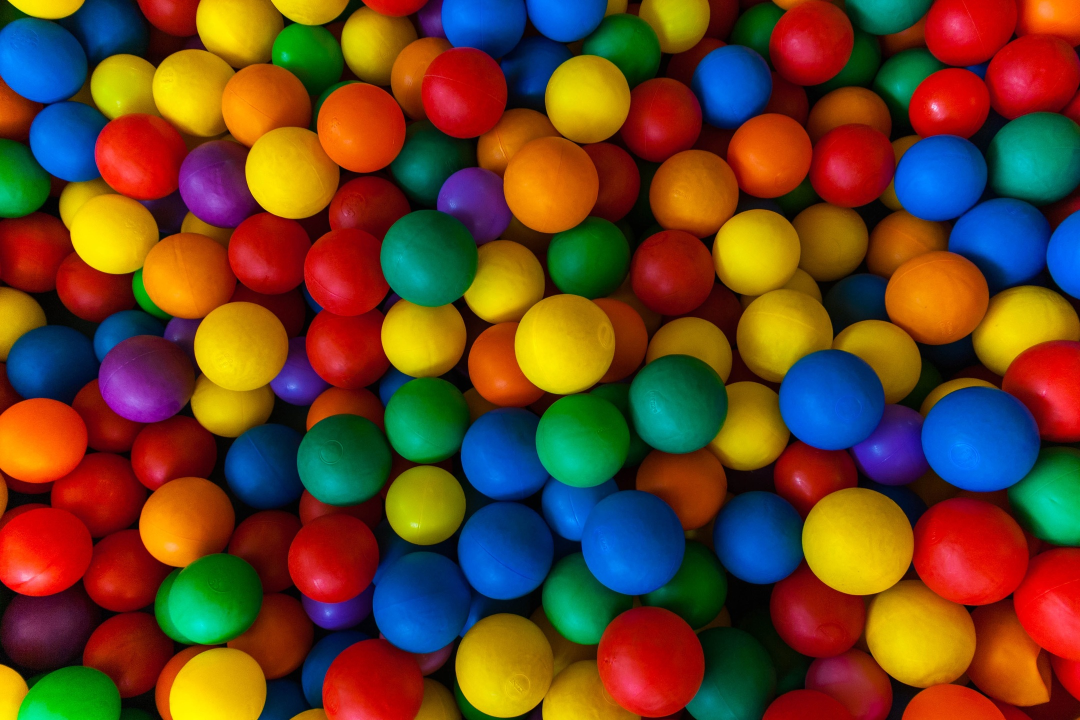
#> input picture detector/1.jpg, 2160 x 1440 px, given in place of 1.avi, which was not available (shown at 1/2 size)
$ python detector_multipleHSV.py
#> lines starting #> are read from the running program, lines starting #| are printed output that depends on the picture; after the words box and inside, x2 and y2 are one past the last pixel; in counts of white or black regions, pixels touching at a corner belong together; pictures that were not available may be replaced by others from this repository, and a replacement may not be noted
import numpy as np
import cv2

def nothing(x):
    pass

# Crear una ventana
cv2.namedWindow('Trackbars', cv2.WINDOW_NORMAL)
cv2.resizeWindow('Trackbars', 600, 400)  # Ajusta el tamaño de la ventana según tus necesidades

# Crear trackbars para ajustar los valores HSV
# HSV (Hue, Saturation, Value)

cv2.createTrackbar('H Lower', 'Trackbars', 0, 179, nothing)
cv2.createTrackbar('H Upper', 'Trackbars', 50, 179, nothing)
cv2.createTrackbar('S Lower', 'Trackbars', 80, 255, nothing)
cv2.createTrackbar('S Upper', 'Trackbars', 255, 255, nothing)
cv2.createTrackbar('V Lower', 'Trackbars', 100, 255, nothing)
cv2.createTrackbar('V Upper', 'Trackbars', 210, 255, nothing)

cv2.createTrackbar('H Lower Oscuros', 'Trackbars', 0, 179, nothing)
cv2.createTrackbar('H Upper Oscuros', 'Trackbars', 18, 179, nothing)
cv2.createTrackbar('S Lower Oscuros', 'Trackbars', 20, 255, nothing)
cv2.createTrackbar('S Upper Oscuros', 'Trackbars', 255, 255, nothing)
cv2.createTrackbar('V Lower Oscuros', 'Trackbars', 60, 255, nothing)
cv2.createTrackbar('V Upper Oscuros', 'Trackbars', 80, 255, nothing)

cv2.createTrackbar('H Lower Claros', 'Trackbars', 20, 179, nothing)
cv2.createTrackbar('H Upper Claros', 'Trackbars', 65, 179, nothing)
cv2.createTrackbar('S Lower Claros', 'Trackbars', 60, 255, nothing)
cv2.createTrackbar('S Upper Claros', 'Trackbars', 255, 255, nothing)
cv2.createTrackbar('V Lower Claros', 'Trackbars', 185, 255, nothing)
cv2.createTrackbar('V Upper Claros', 'Trackbars', 255, 255, nothing)


cv2.createTrackbar('Kernel x', 'Trackbars', 2, 20, nothing)
cv2.createTrackbar('Kernel y', 'Trackbars', 2, 20, nothing)

archivo = cv2.VideoCapture('1.avi')

paused = False

while(1):
    if not paused:
        _, imageFrame = archivo.read()
#> imageFrame is the input picture: shape (1440, 2160, 3); mean B, G, R 37.8, 67.7, 104.5

        hsvFrame = cv2.cvtColor(imageFrame, cv2.COLOR_BGR2HSV)
#> hsvFrame: shape (1440, 2160, 3); mean H, S, V 58.4, 241.9, 142.5

        # Leer los valores de las trackbars
        h_lower = cv2.getTrackbarPos('H Lower', 'Trackbars')
        s_lower = cv2.getTrackbarPos('S Lower', 'Trackbars')
        v_lower = cv2.getTrackbarPos('V Lower', 'Trackbars')

        h_upper = cv2.getTrackbarPos('H Upper', 'Trackbars')
        s_upper = cv2.getTrackbarPos('S Upper', 'Trackbars')
        v_upper = cv2.getTrackbarPos('V Upper', 'Trackbars')

        # Definir los rangos de color usando los valores de las trackbars
        color_lower = np.array([h_lower, s_lower, v_lower], np.uint8)
        color_upper = np.array([h_upper, s_upper, v_upper], np.uint8)
        color_mask = cv2.inRange(hsvFrame, color_lower, color_upper)
#> color_mask: shape (1440, 2160); 31.2% white; 1911 white regions (1838 under 20 px), largest, box (x1, y1, x2, y2) and area: (5, 0, 933, 873) 208099, (1555, 892, 2160, 1440) 97213, (682, 0, 1262, 467) 75998

        # Leer los valores de las trackbars
        h_lower_oscuro = cv2.getTrackbarPos('H Lower Oscuros', 'Trackbars')
        s_lower_oscuro = cv2.getTrackbarPos('S Lower Oscuros', 'Trackbars')
        v_lower_oscuro = cv2.getTrackbarPos('V Lower Oscuros', 'Trackbars')

        h_upper_oscuro = cv2.getTrackbarPos('H Upper Oscuros', 'Trackbars')
        s_upper_oscuro = cv2.getTrackbarPos('S Upper Oscuros', 'Trackbars')
        v_upper_oscuro = cv2.getTrackbarPos('V Upper Oscuros', 'Trackbars')

        # Definir los rangos de color usando los valores de las trackbars
        color_oscuro_lower = np.array([h_lower_oscuro, s_lower_oscuro, v_lower_oscuro], np.uint8)
        color_oscuro_upper = np.array([h_upper_oscuro, s_upper_oscuro, v_upper_oscuro], np.uint8)
        color_oscuro_mask = cv2.inRange(hsvFrame, color_oscuro_lower, color_oscuro_upper)
#> color_oscuro_mask: shape (1440, 2160); 1.7% white; 2532 white regions (2357 under 20 px), largest, box (x1, y1, x2, y2) and area: (1541, 182, 1612, 254) 2672, (479, 1190, 618, 1362) 2271, (458, 1098, 579, 1170) 2244

        # Leer los valores de las trackbars
        h_lower_claro = cv2.getTrackbarPos('H Lower Claros', 'Trackbars')
        s_lower_claro = cv2.getTrackbarPos('S Lower Claros', 'Trackbars')
        v_lower_claro = cv2.getTrackbarPos('V Lower Claros', 'Trackbars')

        h_upper_claro = cv2.getTrackbarPos('H Upper Claros', 'Trackbars')
        s_upper_claro = cv2.getTrackbarPos('S Upper Claros', 'Trackbars')
        v_upper_claro = cv2.getTrackbarPos('V Upper Claros', 'Trackbars')

        # Definir los rangos de color usando los valores de las trackbars
        color_claro_lower = np.array([h_lower_claro, s_lower_claro, v_lower_claro], np.uint8)
        color_claro_upper = np.array([h_upper_claro, s_upper_claro, v_upper_claro], np.uint8)
        color_claro_mask = cv2.inRange(hsvFrame, color_claro_lower, color_claro_upper)
#> color_claro_mask: shape (1440, 2160); 10.9% white; 387 white regions (349 under 20 px), largest, box (x1, y1, x2, y2) and area: (1609, 999, 1817, 1190) 28647, (388, 611, 550, 857) 26793, (1736, 1194, 1926, 1365) 23138

        # Morphological Transform, Dilation
        kernel_x = cv2.getTrackbarPos('Kernel x', 'Trackbars')
        kernel_y = cv2.getTrackbarPos('Kernel y', 'Trackbars')
        kernel = np.ones((kernel_x, kernel_y), "uint8")

        # Amariilo claro
        color_mask = cv2.dilate(color_mask, kernel)
#> color_mask: shape (1440, 2160); 33.2% white; 609 white regions (524 under 20 px), largest, box (x1, y1, x2, y2) and area: (5, 0, 1265, 874) 303083, (1555, 891, 2160, 1440) 114311, (1268, 227, 1667, 760) 91298
        res_color = cv2.bitwise_and(imageFrame, imageFrame, mask=color_mask)

        # Amarillo oscuro
        color_oscuro_mask = cv2.dilate(color_oscuro_mask, kernel)
#> color_oscuro_mask: shape (1440, 2160); 2.6% white; 1346 white regions (1028 under 20 px), largest, box (x1, y1, x2, y2) and area: (1541, 182, 1613, 255) 2981, (476, 1190, 619, 1363) 2945, (458, 1098, 591, 1171) 2743
        res_color_oscuro = cv2.bitwise_and(imageFrame, imageFrame, mask=color_oscuro_mask)

        # Amarillo luz
        color_claro_mask = cv2.dilate(color_claro_mask, kernel)
#> color_claro_mask: shape (1440, 2160); 11.3% white; 124 white regions (87 under 20 px)
        res_color_claro = cv2.bitwise_and(imageFrame, imageFrame, mask=color_claro_mask)
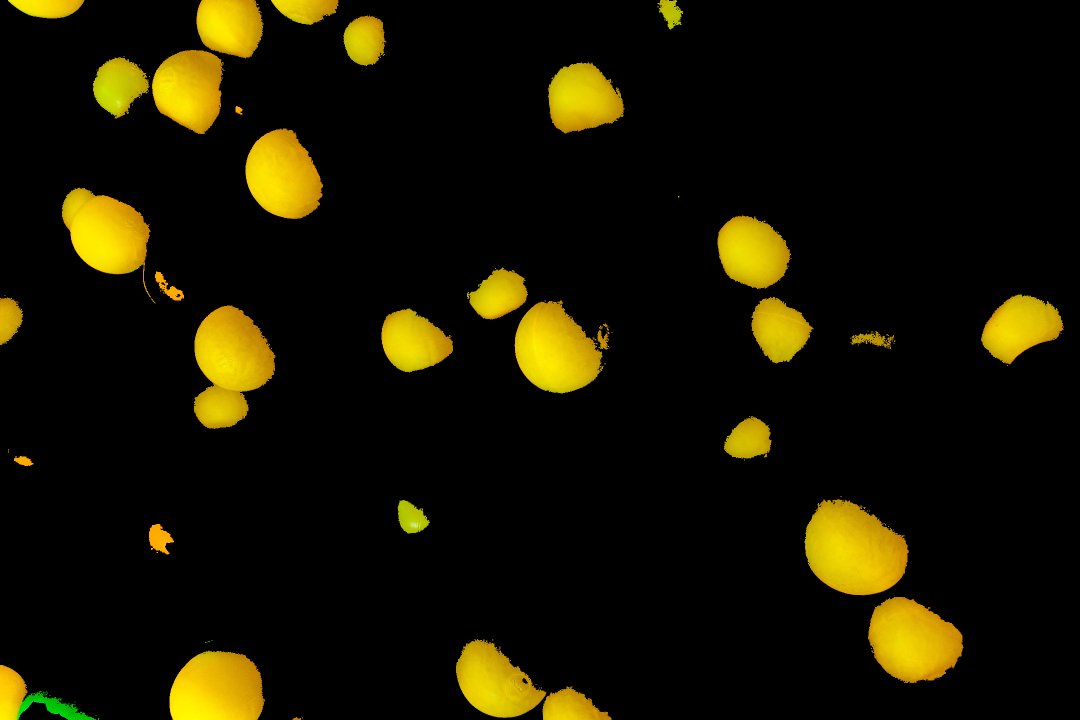
#> res_color_claro: shape (1440, 2160, 3) (shown at 1/2 size); mean B, G, R 0.2, 20.7, 24.6

        # Contorno Amarillo Claro
        contours, hierarchy = cv2.findContours(color_mask, cv2.RETR_TREE, cv2.CHAIN_APPROX_SIMPLE)
#> contours = 1916 contours, 1764 with area under 20; largest, box (x1, y1, x2, y2) and area: (5, 0, 1265, 874) 476402, (1555, 891, 2160, 1440) 177632, (1268, 227, 1667, 760) 116598, (1667, 425, 2160, 830) 86268, (911, 1218, 1410, 1440) 78118

        for pic, contour in enumerate(contours):
            area = cv2.contourArea(contour)
            if(area > 300):
                x, y, w, h = cv2.boundingRect(contour)
                imageFrame = cv2.rectangle(imageFrame, (x, y), (x + w, y + h), (0, 0, 255), 2)

                cv2.putText(imageFrame, "Color neutro", (x, y), cv2.FONT_HERSHEY_SIMPLEX, 1.0, (0, 0, 255))
#> this loop made 1916 passes
#> (area, x, y, w, h) on passes 32, 93, 106, 164, 189, 236, 245, 262, 340, 350, 386, 411: (638, 1526, 1420, 71, 20), (655.5, 0, 1328, 63, 109), (21243.5, 579, 1293, 327, 147), (13374, 167, 1238, 150, 146), (78118.5, 911, 1218, 499, 222), (9229.5, 1203, 1309, 123, 121), (9584, 919, 1306, 128, 128), (19924.5, 311, 1216, 288, 224), (11300, 172, 1090, 131, 129), (315.5, 200, 1158, 27, 24), (2484, 478, 1046, 74, 60), (18375.5, 575, 983, 174, 220)
#> area on passes 13, 17, 26, 42, 53, 58: 22, 58, 89.5, 23.5, 179.5, 59
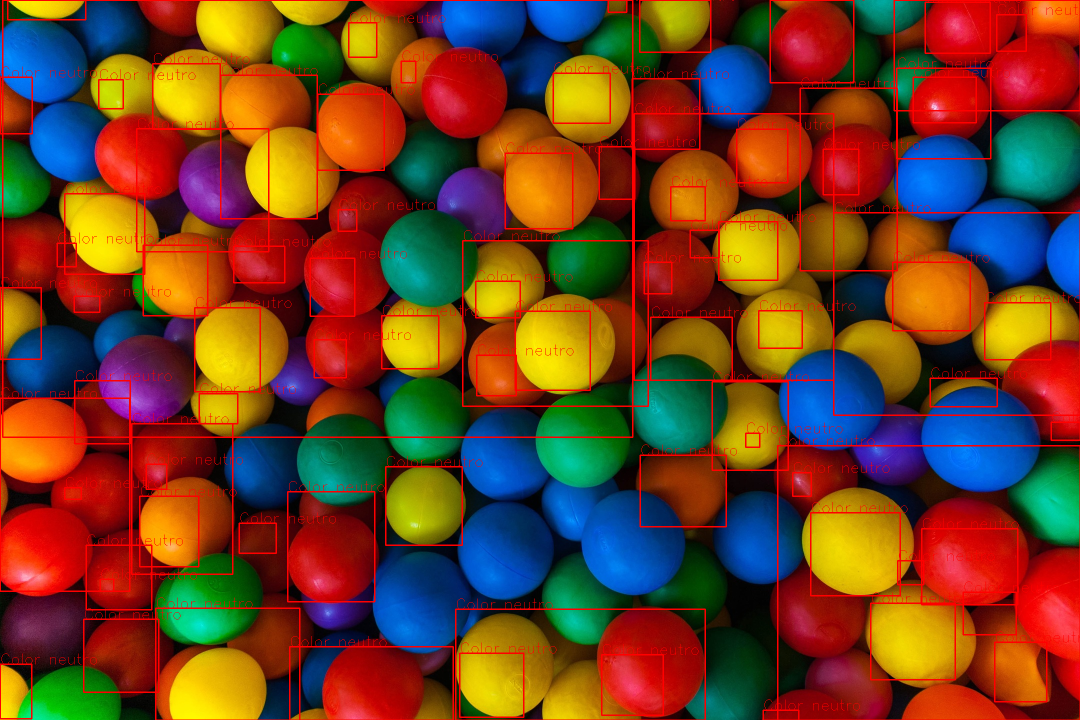
#> imageFrame: shape (1440, 2160, 3) (shown at 1/2 size); 5.14% of pixels changed, all inside (x1, y1, x2, y2) = (0, 0, 2160, 1440)

        # Contorno Amarillo Oscuro
        contours, hierarchy = cv2.findContours(color_oscuro_mask, cv2.RETR_TREE, cv2.CHAIN_APPROX_SIMPLE)
#> contours = 1533 contours, 1317 with area under 20; largest, box (x1, y1, x2, y2) and area: (1541, 182, 1613, 255) 2904, (476, 1190, 619, 1363) 2584, (458, 1098, 591, 1171) 2520, (1092, 1268, 1195, 1330) 2332, (1192, 641, 1346, 768) 2069

        for pic, contour in enumerate(contours):
            area = cv2.contourArea(contour)
            if(area > 300):
                x, y, w, h = cv2.boundingRect(contour)
                imageFrame = cv2.rectangle(imageFrame, (x, y), (x + w, y + h), (0, 255, 0), 2)

                cv2.putText(imageFrame, "Color oscuro", (x, y), cv2.FONT_HERSHEY_SIMPLEX, 1.0, (0, 255, 0))
#> this loop made 1533 passes
#> (area, x, y, w, h) on passes 27, 63, 111, 119, 122, 183, 199, 210, 250, 261, 270, 325: (510, 2029, 1406, 68, 29), (861.5, 2127, 1381, 33, 59), (480.5, 1902, 1344, 58, 35), (765, 844, 1336, 43, 55), (706, 191, 1336, 76, 59), (2332.5, 1092, 1268, 103, 62), (527, 1697, 1258, 55, 66), (802, 294, 1238, 44, 79), (730.5, 1940, 1199, 81, 52), (2583.5, 476, 1190, 143, 173), (518.5, 1724, 1187, 33, 42), (2520, 458, 1098, 133, 73)
#> area on passes 5, 10, 14, 20, 24, 37: 37, 80, 82.5, 21, 92, 21.5
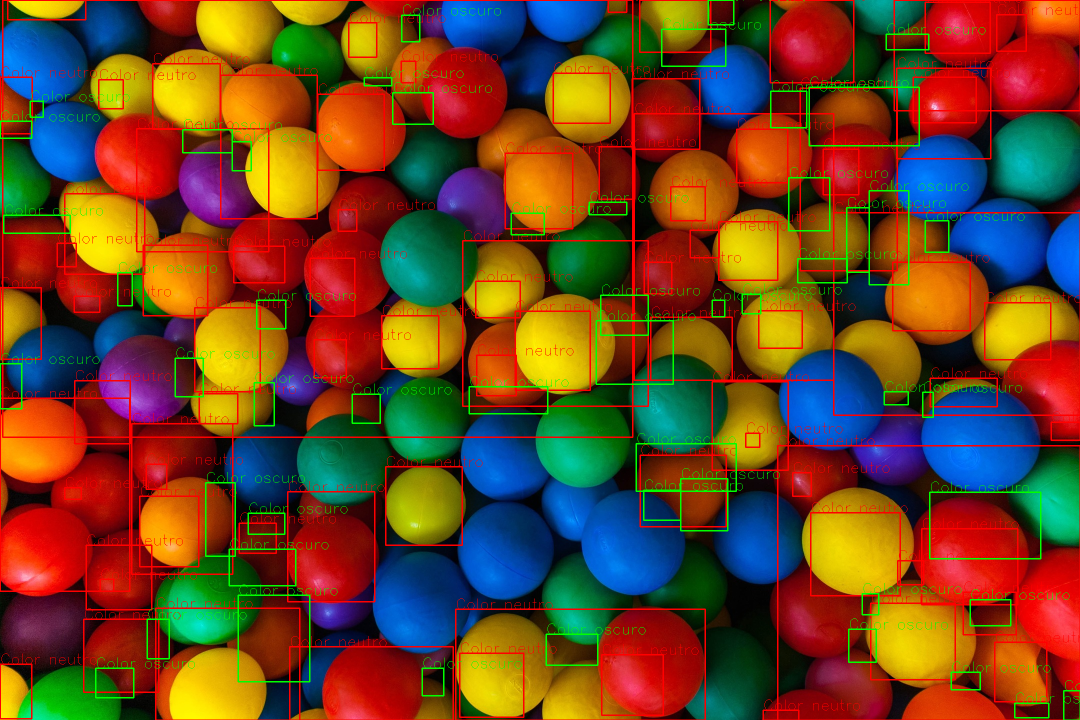
#> imageFrame: shape (1440, 2160, 3) (shown at 1/2 size); 1.94% of pixels changed, all inside (x1, y1, x2, y2) = (0, 0, 2160, 1440)

        # Contorno Amarillo Luz
        contours, hierarchy = cv2.findContours(color_claro_mask, cv2.RETR_TREE, cv2.CHAIN_APPROX_SIMPLE)
#> contours = 344 contours, 306 with area under 20; largest, box (x1, y1, x2, y2) and area: (1609, 998, 1818, 1191) 29072, (388, 611, 551, 858) 27182, (1736, 1194, 1927, 1366) 23362, (1029, 601, 1207, 787) 22688, (339, 1301, 530, 1440) 21940

        for pic, contour in enumerate(contours):
            area = cv2.contourArea(contour)
            if(area > 300):
                x, y, w, h = cv2.boundingRect(contour)
                imageFrame = cv2.rectangle(imageFrame, (x, y), (x + w, y + h), (255, 0, 0), 2)

                cv2.putText(imageFrame, "Color claro", (x, y), cv2.FONT_HERSHEY_SIMPLEX, 1.0, (255, 0, 0))
#> this loop made 344 passes
#> (area, x, y, w, h) on passes 17, 24, 44, 58, 72, 81, 88, 90, 110, 114, 144, 177: (5772.5, 1085, 1373, 138, 67), (7400, 0, 1330, 193, 110), (21940, 339, 1301, 191, 139), (17419.5, 912, 1278, 181, 158), (23362, 1736, 1194, 191, 172), (1717, 298, 1048, 50, 61), (2732, 795, 1000, 65, 67), (29072.5, 1609, 998, 209, 193), (444.5, 28, 912, 39, 20), (5583.5, 1448, 832, 95, 85), (1160.5, 1701, 662, 87, 35), (432.5, 1195, 660, 23, 39)
#> area on pass 3: 45.5
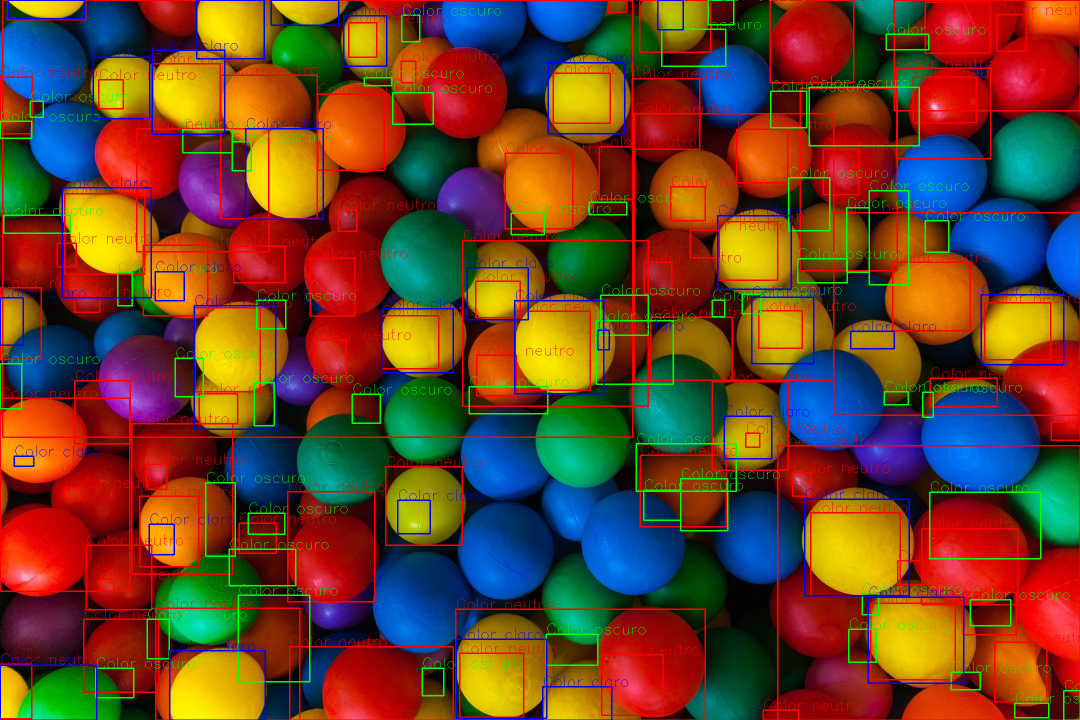
#> imageFrame: shape (1440, 2160, 3) (shown at 1/2 size); 1.63% of pixels changed, all inside (x1, y1, x2, y2) = (0, 0, 2133, 1440)
    # Combinar las mask amarillo claro y oscuro
    mask = cv2.bitwise_or(color_mask, color_oscuro_mask, color_claro_mask)
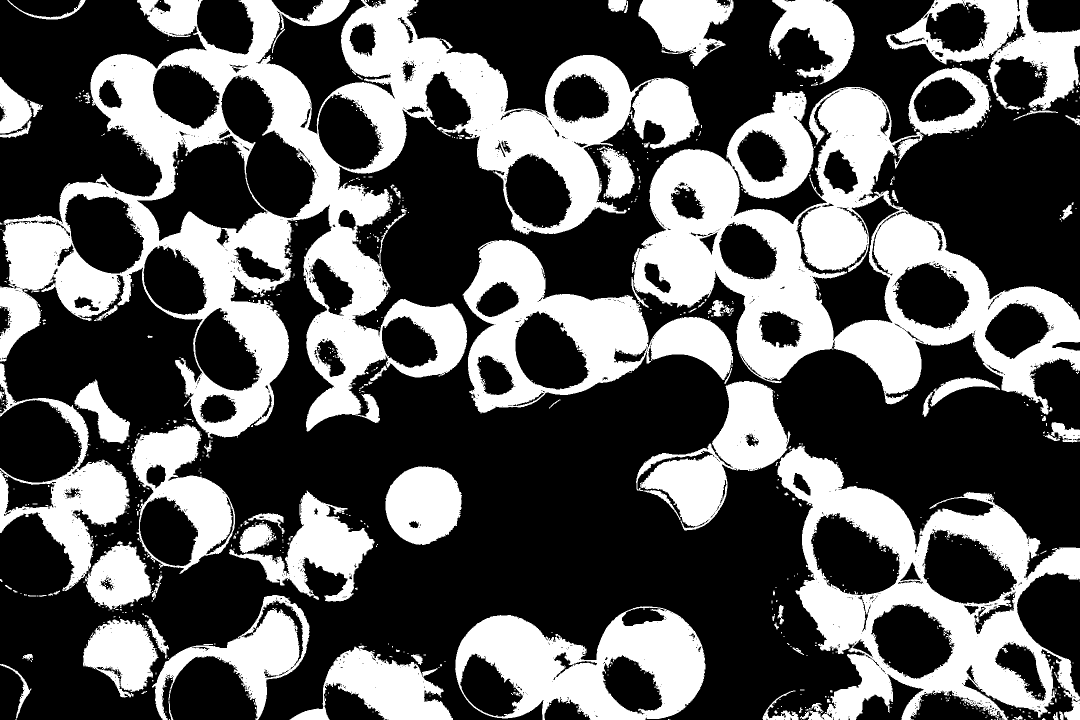
#> mask: shape (1440, 2160) (shown at 1/2 size); 35.7% white; 952 white regions (811 under 20 px), largest, box (x1, y1, x2, y2) and area: (0, 0, 1399, 877) 338175, (1268, 135, 2160, 830) 215143, (1555, 891, 2160, 1440) 121270

    # Mostrar las imágenes
    cv2.imshow("Detector de color", imageFrame)
    cv2.imshow("Color Mask", color_mask)
    cv2.imshow("Color Oscuro Mask", color_oscuro_mask)
    cv2.imshow("Color Claro Mask", color_claro_mask)
    cv2.imshow("Combinada", mask)

    key = cv2.waitKey(50) & 0xFF
#> (key q is pressed here)
    if key == ord('q'):
        archivo.release()
        cv2.destroyAllWindows()
        break
    elif key == ord('p'):
        paused = not paused
